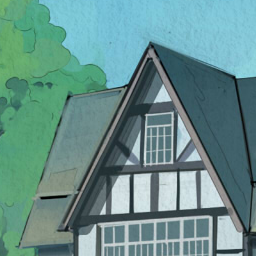
#> input picture test/assets/img_ex_1.png, 256 x 256 px, found by its file name
$ jupyter execute --allow-errors manual_decomp.ipynb   (shell and % lines are left out)   (older library calls are emulated)
#> lines starting #> are read from the running program, lines starting #| are printed output that depends on the picture
[cell 1]

# IMPORTANT THINGS:

# MEDIAN FILTER (IMPLEMENT OURSELVES)

# DOMINANT COLOR
# https://www.npmjs.com/package/dominant-color

# CONNECTED COMPONENT LABELLING
# (ourselves?)

# BALL MORPHOLOGY
# https://www.npmjs.com/package/ball-morphology

[cell 2]
import struct
from PIL import Image
import colorthief

import scipy
import scipy.misc
import scipy.cluster
import scipy.signal

import scipy.ndimage

import numpy as np
import binascii

import matplotlib.pyplot as plt

[cell 3]
def toImage(im, a, ch=4):
    to_shape = (im.height, im.width) if ch==1 else (im.height, im.width, ch)
    return Image.fromarray(a.astype('uint8').reshape(to_shape))

[cell 4]
print('reading image')
im = Image.open('./data/img_ex_1.png')
#> im is the input picture: PIL image 256x256 RGBA; mean R, G, B, A 102.5, 144.1, 140.5, 255
# im = im.resize((150, 150))      # optional, to reduce time
ar = scipy.misc.fromimage(im)
shape = ar.shape
#> shape = (256, 256, 4)
#> (the rest of this cell did not finish here and is left out)

[cell 5]
class MyColorThief(colorthief.ColorThief):
    """Overrides ColorThief to use direct file data entry"""
    def __init__(self, im_data):
        self.image = im_data

[cell 6]
ct = MyColorThief(im)

#> (a cell that did not finish here is left out)

[cell 8]
# plt.hist(ar - col)
ar3 = scipy.signal.medfilt(im, kernel_size=(5, 5, 1))
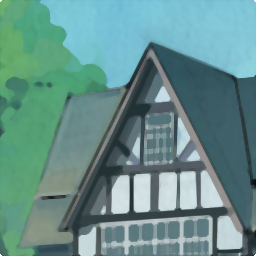
#> ar3: shape (256, 256, 4); mean R, G, B, A 102.2, 144.1, 140.5, 255; transparent parts drawn white
im_med = toImage(im, ar3)
mct = MyColorThief(im_med)
plt.imshow(im_med)
plt.show()
